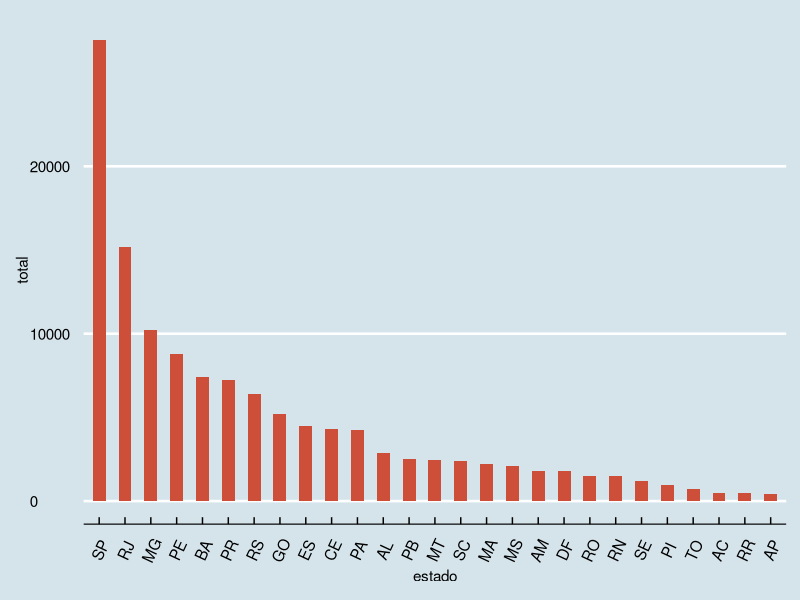
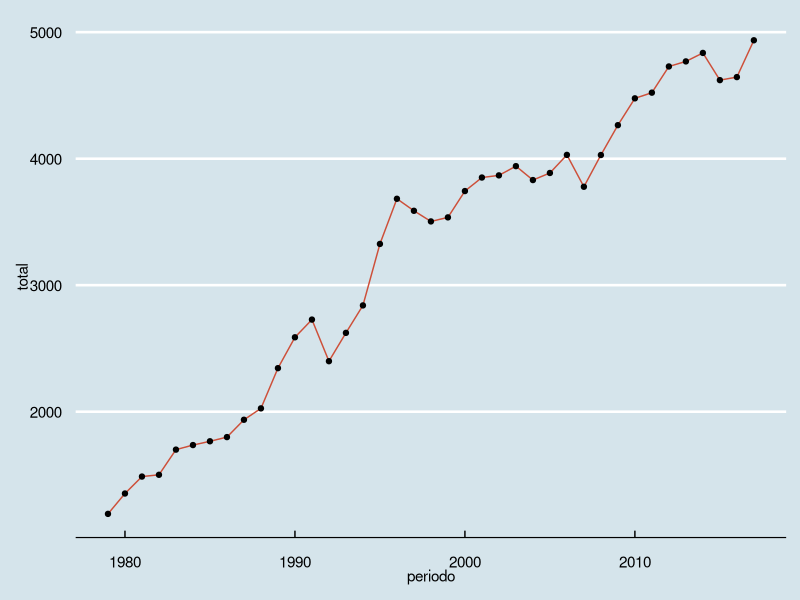
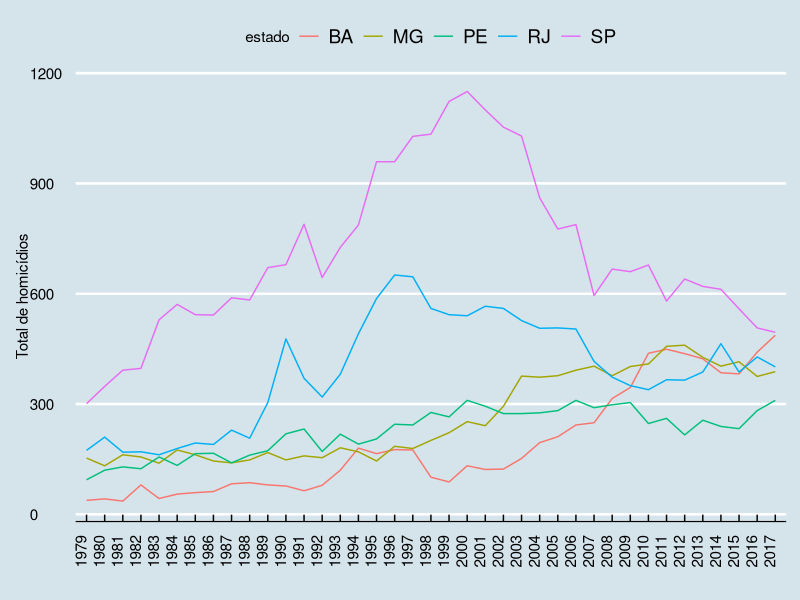
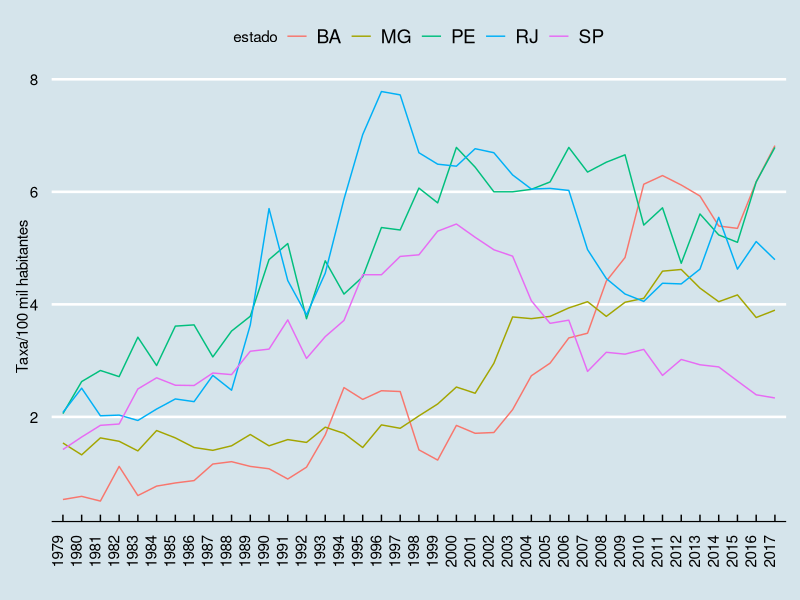

The R source for these figures, in order:
## ---- chunk 1
knitr::opts_chunk$set(echo=TRUE, warning=FALSE, message=FALSE)
## ---- chunk 2
library('data.table')
library('tibble')
library('dplyr')

df <- as_tibble(fread('./dados/homicidios-mulheres-1979-01-15-2017-01-15.csv'))
## ---- chunk 3
summary(df)
## ---- chunk 4
glimpse(df)
## ---- chunk 5
sum(is.na(df))
## ---- chunk 6
df <- df %>%
  mutate(nome = factor(nome)) %>%
  rename(
    estado = nome,
    total = valor,
    periodo = período
  )
## ---- chunk 7
library(ggplot2)
library(ggthemes)

aggregate(total ~ estado, df, sum) %>%
  arrange(desc(total)) %>%
  mutate(estado = factor(estado, levels = estado)) %>%
  ggplot(aes(estado, total)) + 
  theme_economist() + 
  geom_bar(stat="identity", width=.5, fill="tomato3") +
  theme(axis.text.x = element_text(angle=65, vjust=0.6))
## ---- chunk 8
aggregate(total ~ periodo, df, sum) %>%
  ggplot(aes(periodo, total)) + 
  theme_economist() + 
  geom_line(color = "tomato3") +
  geom_point()
## ---- chunk 9
top_estados = aggregate(total ~ estado, df, sum) %>%
  top_n(5)
## ---- chunk 10
df %>%
  filter(estado %in% top_estados$estado) %>%
  ggplot(aes(periodo, total)) + 
  theme_economist() + 
  geom_line(aes(color = estado)) + 
  scale_x_discrete(limit=seq(1979,2017,1)) + 
  theme(axis.text.x = element_text(angle = 90, hjust = 1)) + 
  xlab(" ") +
  ylab("Total de homicídios")
## ---- chunk 11
estado <- c("BA", "MG", "PE", "RJ", "SP")
populacao <- c(7138640, 9955453, 4565767, 8364250, 21184326)
pop_mulheres <- data.frame(estado, populacao)

pop_mulheres %>%
  left_join(df, by = "estado") %>%
  mutate(
    taxa100mil = total / populacao * 100000
  ) %>%
  ggplot(aes(periodo, taxa100mil)) + 
  theme_economist() + 
  geom_line(aes(color = estado)) + 
  scale_x_discrete(limit=seq(1979,2017,1)) + 
  theme(axis.text.x = element_text(angle = 90, hjust = 1)) + 
  xlab(" ") +
  ylab("Taxa/100 mil habitantes")
